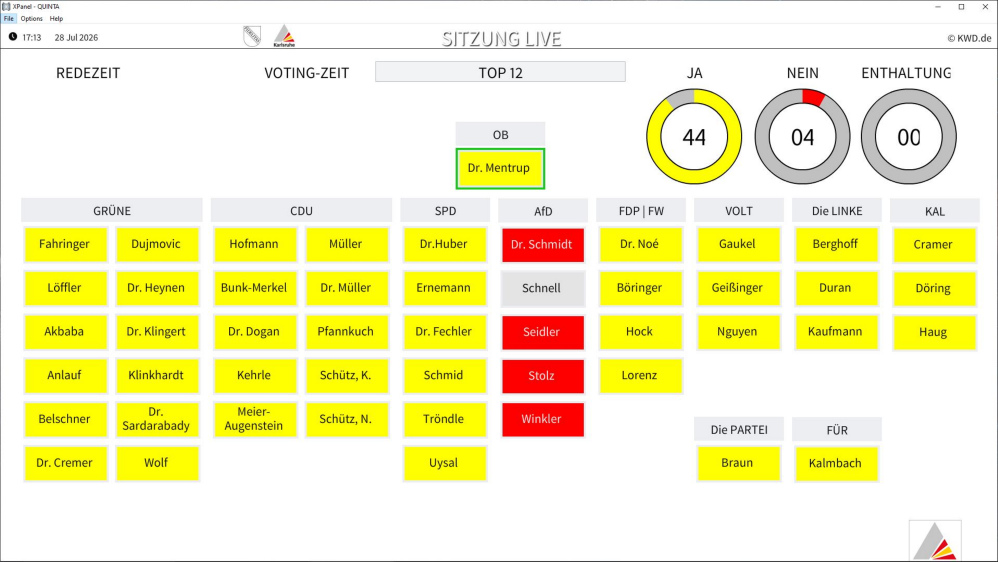
#> input picture utils/voting/abstimmung.png, 2994 x 1685 px (shown at 1/3 size)
$ python visualize_layout.py
#> lines starting #> are read from the running program, lines starting #| are printed output that depends on the picture; after the words box and inside, x2 and y2 are one past the last pixel; in counts of white or black regions, pixels touching at a corner belong together
#!/usr/bin/env python3
"""Visualize the detected regions on the image"""

import cv2
import numpy as np

# Load image
img = cv2.imread('abstimmung.png')
#> img is the input picture: shape (1685, 2994, 3); mean B, G, R 189.7, 241.8, 246.3
hsv = cv2.cvtColor(img, cv2.COLOR_BGR2HSV)
#> hsv: shape (1685, 2994, 3); mean H, S, V 24.7, 60.6, 247.2

# Create masks
ja_lower = np.array([19, 100, 100])
ja_upper = np.array([90, 255, 255])
ja_mask = cv2.inRange(hsv, ja_lower, ja_upper)
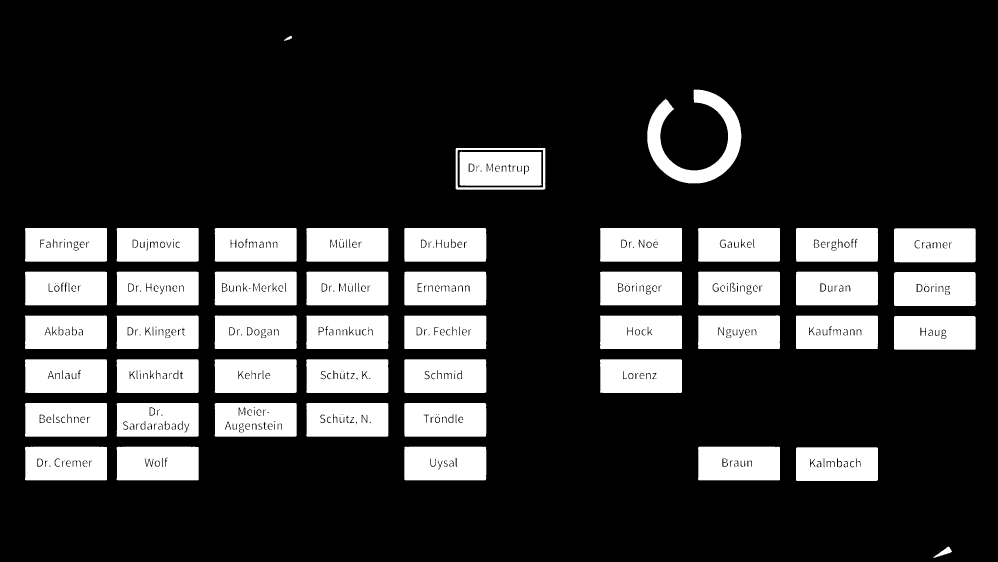
#> ja_mask: shape (1685, 2994) (shown at 1/3 size); 21.6% white; 114 white regions (3 under 20 px), largest, box (x1, y1, x2, y2) and area: (1942, 269, 2224, 550) 27236, (2682, 685, 2928, 787) 24404, (1213, 1340, 1459, 1441) 24382

nein_lower1 = np.array([0, 100, 100])
nein_upper1 = np.array([15, 255, 255])
nein_mask1 = cv2.inRange(hsv, nein_lower1, nein_upper1)
#> nein_mask1: shape (1685, 2994); 1.8% white; 53 white regions (37 under 20 px), largest, box (x1, y1, x2, y2) and area: (1507, 1080, 1750, 1180) 22691, (1507, 1209, 1750, 1310) 21944, (1508, 950, 1752, 1049) 21623
nein_lower2 = np.array([165, 100, 100])
nein_upper2 = np.array([180, 255, 255])
nein_mask2 = cv2.inRange(hsv, nein_lower2, nein_upper2)
#> nein_mask2: shape (1685, 2994); 0.2% white; 297 white regions (181 under 20 px), largest, box (x1, y1, x2, y2) and area: (1507, 1209, 1752, 1310) 971, (1523, 686, 1752, 786) 676, (1508, 948, 1752, 1027) 656
nein_mask = cv2.bitwise_or(nein_mask1, nein_mask2)
#> nein_mask: shape (1685, 2994); 2% white; 11 white regions (1 under 20 px), largest, box (x1, y1, x2, y2) and area: (1507, 948, 1752, 1049) 24221, (1507, 1209, 1752, 1310) 24158, (1507, 1080, 1752, 1180) 23967

enth_lower = np.array([90, 100, 100])
enth_upper = np.array([140, 255, 255])
enth_mask = cv2.inRange(hsv, enth_lower, enth_upper)
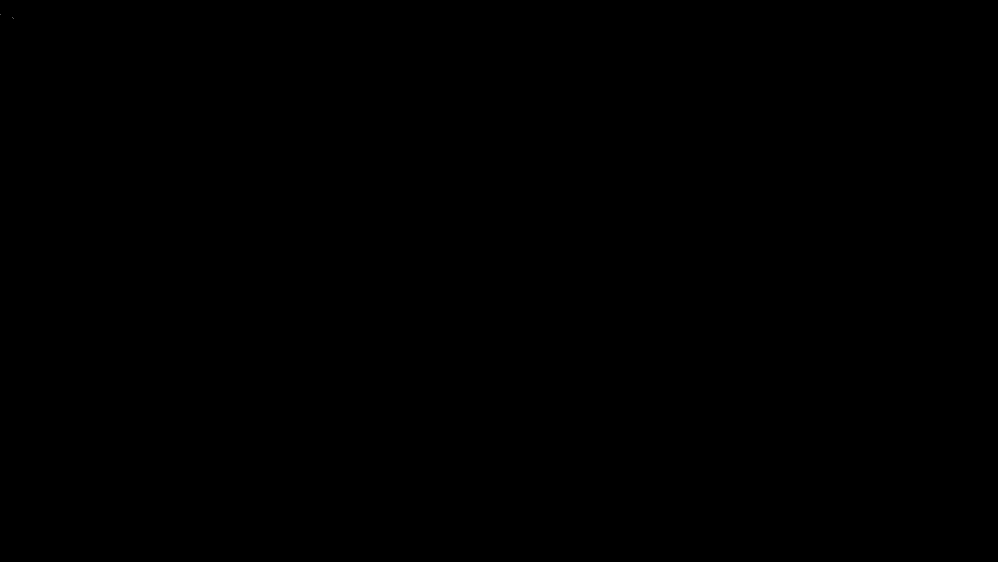
#> enth_mask: shape (1685, 2994) (shown at 1/3 size); 0% white in thin lines or dots, all inside (x1, y1, x2, y2) = (1, 44, 40, 57)

# Find contours
ja_contours, _ = cv2.findContours(ja_mask, cv2.RETR_EXTERNAL, cv2.CHAIN_APPROX_SIMPLE)
#> ja_contours = 47 contours; largest, box (x1, y1, x2, y2) and area: (1367, 444, 1636, 569) 33221, (1942, 269, 2224, 550) 26581, (2682, 816, 2928, 918) 24625, (2682, 685, 2928, 787) 24624, (2388, 1342, 2634, 1443) 24484
nein_contours, _ = cv2.findContours(nein_mask, cv2.RETR_EXTERNAL, cv2.CHAIN_APPROX_SIMPLE)
#> nein_contours = 10 contours, 1 with area under 20; largest, box (x1, y1, x2, y2) and area: (1507, 948, 1752, 1049) 24384, (1507, 1209, 1752, 1310) 24378, (1507, 1080, 1752, 1180) 24143, (1507, 686, 1752, 786) 24139, (2407, 268, 2476, 320) 2411
enth_contours, _ = cv2.findContours(enth_mask, cv2.RETR_EXTERNAL, cv2.CHAIN_APPROX_SIMPLE)
#> enth_contours = 3 contours, all with area under 20

# Draw on image
viz = img.copy()

# Draw JA contours (green)
for contour in ja_contours:
    area = cv2.contourArea(contour)
    if area > 5000:
        x, y, w, h = cv2.boundingRect(contour)
        cv2.rectangle(viz, (x, y), (x+w, y+h), (0, 255, 0), 2)
        cv2.putText(viz, 'JA', (x, y-5), cv2.FONT_HERSHEY_SIMPLEX, 0.5, (0, 255, 0), 2)
#> this loop made 47 passes
#> (area, x, y, w, h) on passes 2 to 13: (24484.5, 2388, 1342, 246, 101), (24395.5, 2094, 1340, 246, 101), (24465, 1213, 1340, 246, 101), (24383, 350, 1340, 246, 101), (24383, 75, 1340, 246, 101), (24471, 1213, 1209, 246, 101), (24405, 919, 1209, 246, 101), (24407, 644, 1209, 246, 101), (24409, 350, 1209, 246, 101), (24406, 75, 1209, 246, 101), (24403.5, 1800, 1078, 246, 101), (24473, 1213, 1078, 246, 101)
#> area on passes 1, 47: 589.5, 130
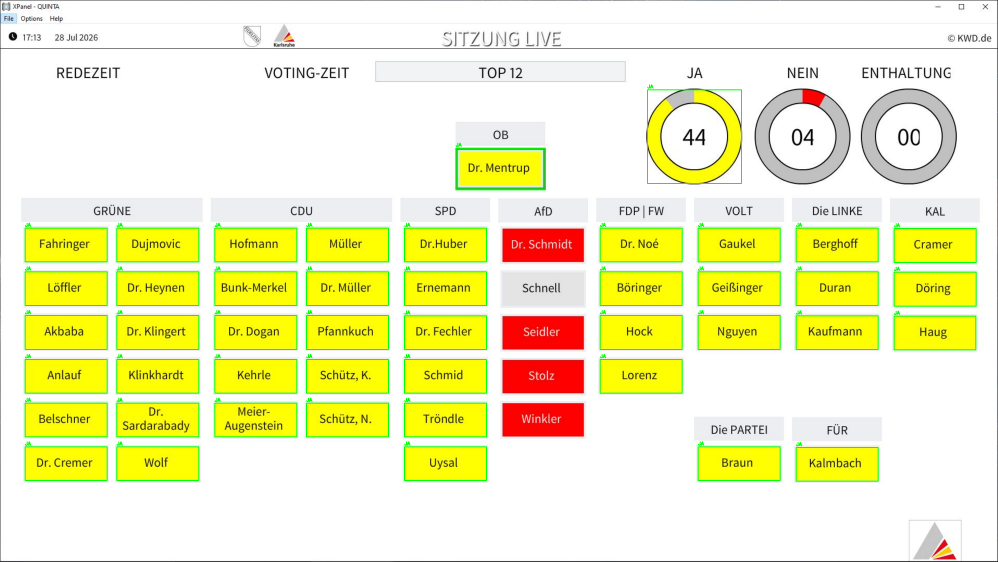
#> viz: shape (1685, 2994, 3) (shown at 1/3 size); mean B, G, R 186.5, 242, 241.5

# Draw NEIN contours (red)
for contour in nein_contours:
    area = cv2.contourArea(contour)
    if area > 5000:
        x, y, w, h = cv2.boundingRect(contour)
        cv2.rectangle(viz, (x, y), (x+w, y+h), (0, 0, 255), 2)
        cv2.putText(viz, 'NEIN', (x, y-5), cv2.FONT_HERSHEY_SIMPLEX, 0.5, (0, 0, 255), 2)
#> this loop made 10 passes
#> (area, y, h) on passes 3 to 6: (24378.5, 1209, 101), (24143, 1080, 100), (24383.5, 948, 101), (24139, 686, 100)
#> area on passes 1, 2, 7, 8, 9: 535.5, 571.5, 2411, 113, 128

# Draw ENTHALTUNG contours (blue)
for contour in enth_contours:
    area = cv2.contourArea(contour)
    if area > 100:
        x, y, w, h = cv2.boundingRect(contour)
        cv2.rectangle(viz, (x, y), (x+w, y+h), (255, 0, 0), 2)
        cv2.putText(viz, 'ENTH', (x, y-5), cv2.FONT_HERSHEY_SIMPLEX, 0.5, (255, 0, 0), 2)
#> this loop made 3 passes
#> contour on passes 1 to 3: [[39, 56]], [[38, 53]], [[1, 44]]

# Draw grid lines for reference
height, width = viz.shape[:2]
#> height = 1685; width = 2994
for y in range(0, height, 200):
    cv2.line(viz, (0, y), (width, y), (128, 128, 128), 1)
    cv2.putText(viz, str(y), (5, y+15), cv2.FONT_HERSHEY_SIMPLEX, 0.5, (128, 128, 128), 1)
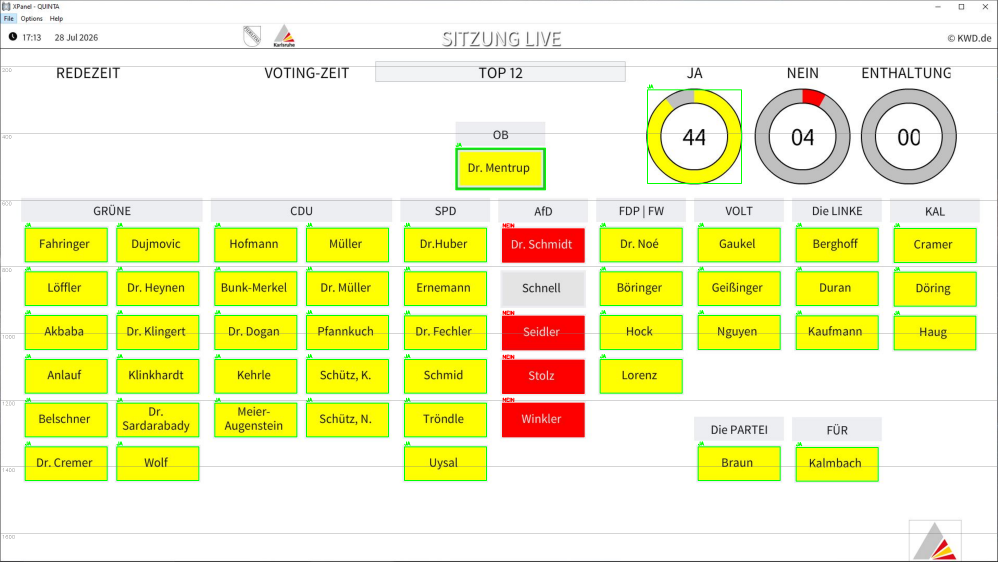
#> viz: shape (1685, 2994, 3) (shown at 1/3 size); mean B, G, R 185.8, 241.2, 241.1

for x in range(0, width, 200):
    cv2.line(viz, (x, 0), (x, height), (128, 128, 128), 1)
    cv2.putText(viz, str(x), (x+5, 15), cv2.FONT_HERSHEY_SIMPLEX, 0.5, (128, 128, 128), 1)

cv2.imwrite('debug_layout.png', viz)
print(f"Saved layout visualization to debug_layout.png")
print(f"Image size: {width}x{height}")
#| Image size: 2994x1685
print(f"\nJA contours > 5000: {sum(1 for c in ja_contours if cv2.contourArea(c) > 5000)}")
#| JA contours > 5000: 45
print(f"NEIN contours > 5000: {sum(1 for c in nein_contours if cv2.contourArea(c) > 5000)}")
#| NEIN contours > 5000: 4
print(f"ENTH contours > 100: {sum(1 for c in enth_contours if cv2.contourArea(c) > 100)}")
#| ENTH contours > 100: 0

# Also check the top region for donuts
print(f"\n\nAnalyzing top region (y < 600) for donuts...")
top_region = img[0:600, :]
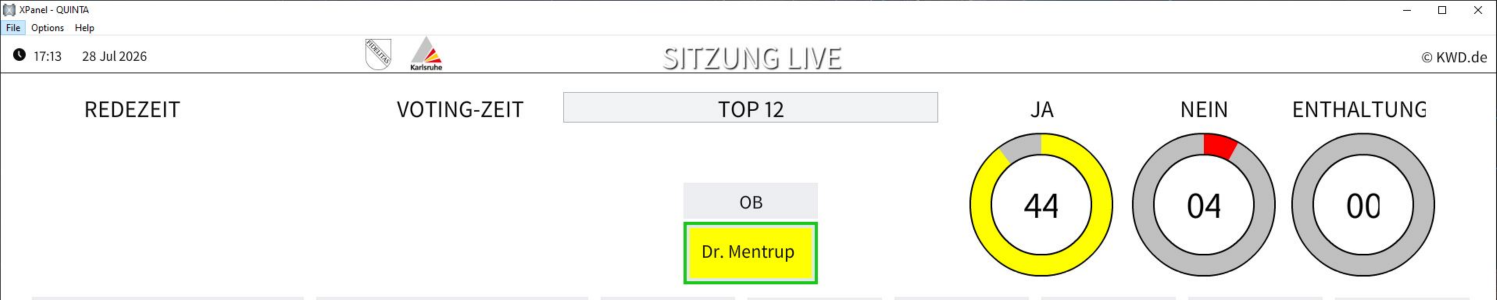
#> top_region: shape (600, 2994, 3) (shown at 1/2 size); mean B, G, R 237.8, 244.9, 244.8
top_hsv = hsv[0:600, :]
#> top_hsv: shape (600, 2994, 3); mean H, S, V 11.1, 9, 245.6

# Look for circular shapes in top region
gray = cv2.cvtColor(top_region, cv2.COLOR_BGR2GRAY)
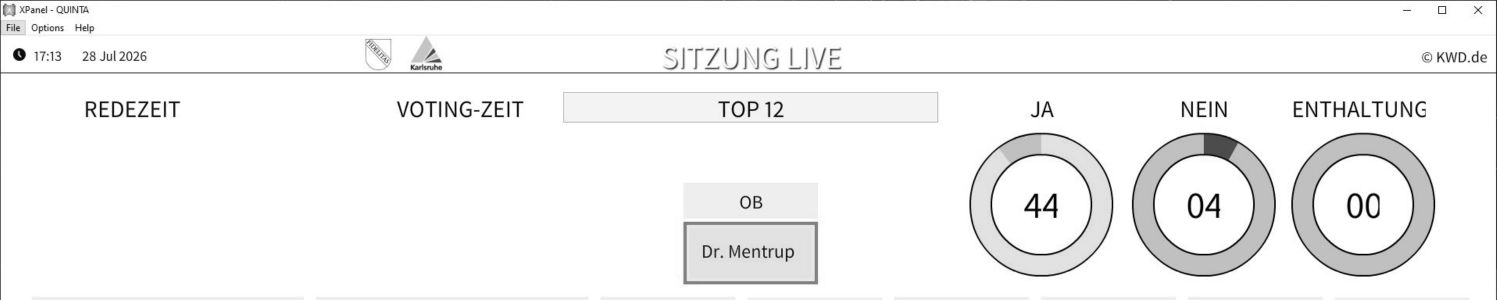
#> gray: shape (600, 2994) (shown at 1/2 size); min 0, max 255, mean 244.1
edges = cv2.Canny(gray, 50, 150)
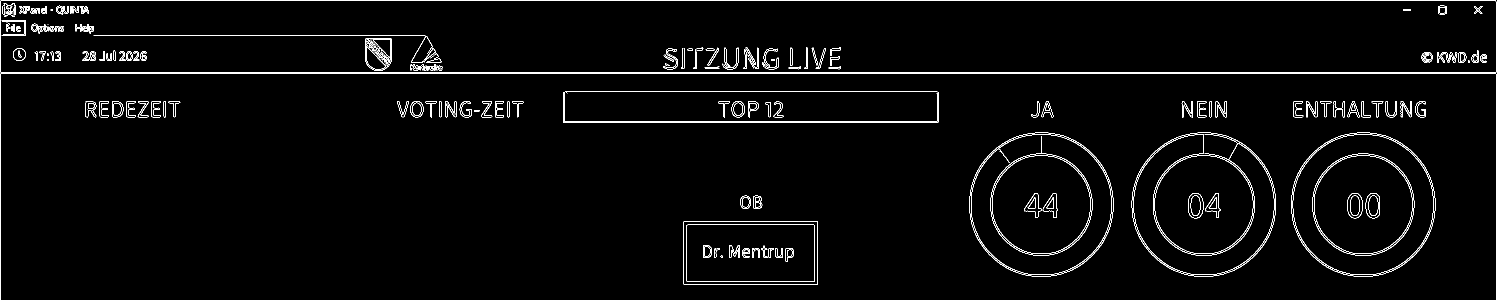
#> edges: shape (600, 2994) (shown at 1/2 size); 2.3% white in thin lines or dots
circles = cv2.HoughCircles(gray, cv2.HOUGH_GRADIENT, 1, 50,
                           param1=150, param2=30, minRadius=30, maxRadius=200)
#> circles = 51 rows, first 8: [2727.5, 408.5, 142.4], [2082.5, 408.5, 101.9], [2405.5, 408.5, 142.7], [2625.5, 213.5, 195], [2732.5, 356.5, 151], [2498.5, 216.5, 113.9], [2566.5, 221.5, 105], [140.5, 216.5, 162.8]

if circles is not None:
    circles = np.uint16(np.around(circles))
#> circles = 51 rows, first 8: [2728, 408, 142], [2082, 408, 102], [2406, 408, 143], [2626, 214, 195], [2732, 356, 151], [2498, 216, 114], [2566, 222, 105], [140, 216, 163]
    print(f"Found {len(circles[0])} circles in top region")
#| Found 51 circles in top region
    for i, circle in enumerate(circles[0][:10]):
        print(f"  Circle {i+1}: center=({circle[0]}, {circle[1]}), radius={circle[2]}")
#> this loop made 10 passes
#|   Circle 1: center=(2728, 408), radius=142
#|   Circle 2: center=(2082, 408), radius=102
#|   Circle 3: center=(2406, 408), radius=143
#|   Circle 4: center=(2626, 214), radius=195
#|   Circle 5: center=(2732, 356), radius=151
#|   Circle 6: center=(2498, 216), radius=114
#|   Circle 7: center=(2566, 222), radius=105
#|   Circle 8: center=(140, 216), radius=163
#> (further printed lines are left out)
else:
    print("No circles found in top region")
